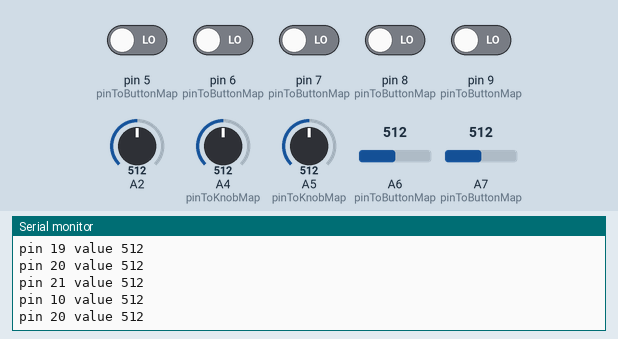
Simulated run of this sketch. Board: Arduino Nano, built with avr-gcc and run on an emulated ATmega328P. Parts: the last lines printed to the serial monitor. Inputs (shaded band) come from the test bench; at power-on: pin 5 (pinToButtonMap), pin 6 (pinToButtonMap), pin 7 (pinToButtonMap), pin 8 (pinToButtonMap), pin 9 (pinToButtonMap) LOW, A2 = 512, A4 (pinToKnobMap) = 512, A5 (pinToKnobMap) = 512, A6 (pinToButtonMap) = 512, A7 (pinToButtonMap) = 512.

Above: at 1.2 s.
1.3 s: A2 set to 716
At 2.7 s:
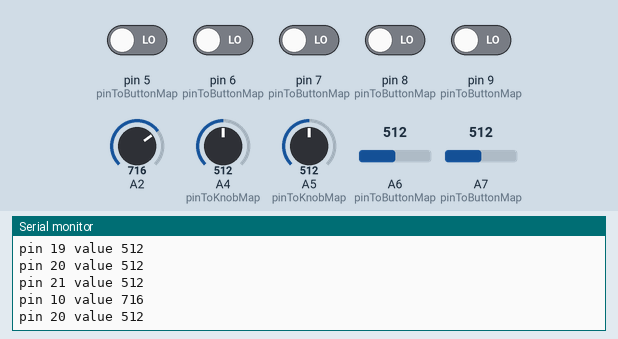
2.8 s: A4 (pinToKnobMap) set to 716
4.3 s: A5 (pinToKnobMap) set to 716
5.8 s: A6 (pinToButtonMap) set to 716
At 7.1 s:
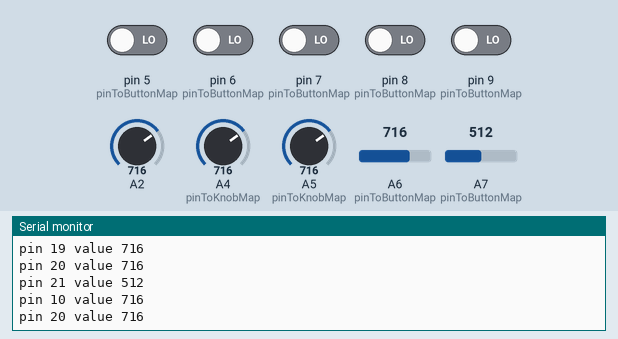
7.3 s: A7 (pinToButtonMap) set to 716
8.8 s: A2 set to 992
At 9.2 s:
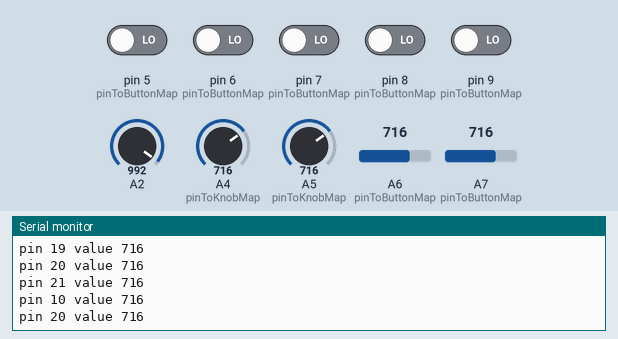
Timing chart, 0 to 11.3 s (numbered marks = the images above; inputs shaded):
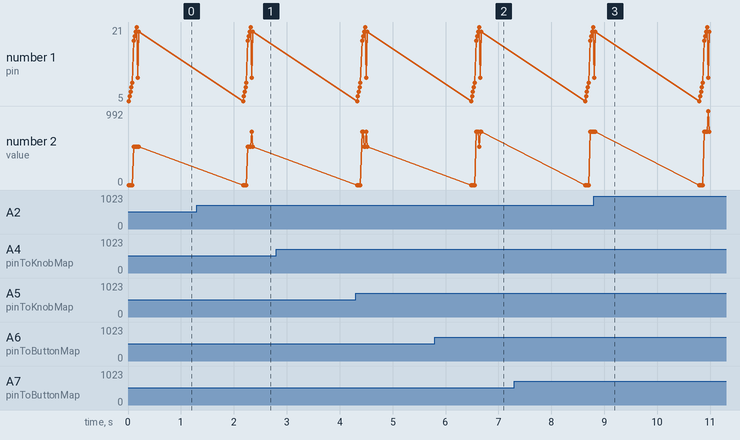

The sketch:

no_midi_test.ino
```cpp
typedef struct{
  byte pin;
  byte pinValue;
  byte control;
} pinToControl;

pinToControl pinToButtonMap[] = {{5, 0, 20}, {6, 0, 21}, {7, 0, 22}, {8, 0, 23}, {9, 0, 24}};
pinToControl pinToKnobMap[] = {{18, 0, 25}, {19, 0, 26}, {20, 0, 27}, {21, 0, 28}, {10, 0, 29}, {A6, 0, 30}};

byte knobsCount = 6;
byte buttonsCount = 5;

void setup() {
  Serial.begin(9600);
}

void logPinWithInput(byte pin, int value){

    Serial.print("pin ");
    Serial.print(pin);
    Serial.print(" value ");
    Serial.println(value);

}

void loop() {
  Serial.println("reading buttons");
  // read buttons
  for (int i=0; i<buttonsCount; i++){
  int pinValue = digitalRead(pinToButtonMap[i].pin);
  logPinWithInput(pinToButtonMap[i].pin, pinValue);
  }

  Serial.println("reading knobs");
  // read knobs
  for (int i=0; i<knobsCount; i++){
    int pinValue = analogRead(pinToKnobMap[i].pin);
    logPinWithInput(pinToKnobMap[i].pin, pinValue);

   }

  delay(2000);
}
```

Measured:
- after the input at 1.3 s, the serial monitor: prints a new line after 1.0 s (image 1)
- after the input at 5.8 s, the serial monitor: prints a new line after 0.82 s (image 2)
